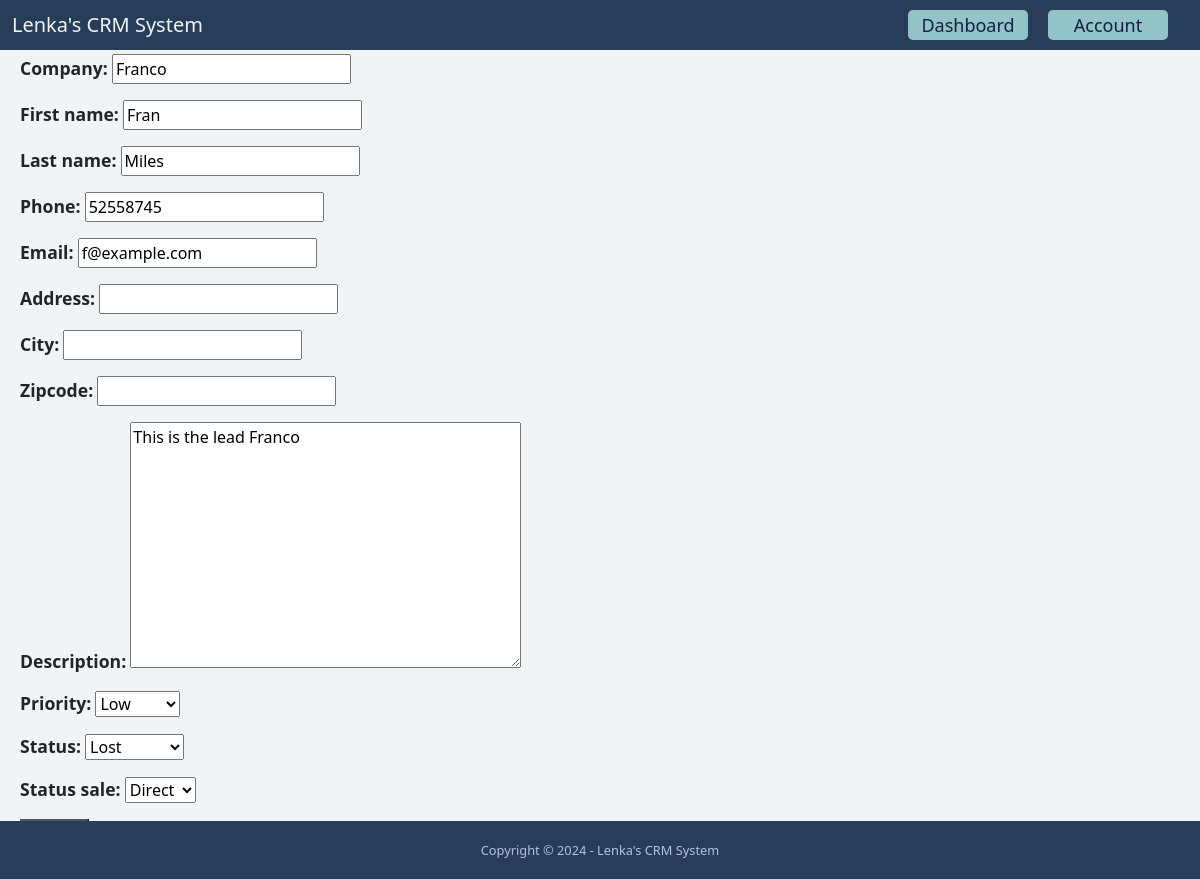
Page /dashboard/leads/12/edit/ (signed in) on the committed database.
### lead/models.py (models this page shows, shortened)
class Lead(models.Model):
    LOW = 'low'
    MEDIUM = 'medium'
    HIGH = 'high'
    CHOICES_PRIORITY = (
        (LOW, 'Low'),
        (MEDIUM, 'Medium'),
        (HIGH, 'High'),
    )
    NEW = 'new'
    CONTACTED = 'contacted'
    WON = 'won'
    LOST = 'lost'
    CHOICES_STATUS = (
        (NEW, 'New'),
        (CONTACTED, 'Contacted'),
        (WON, 'Won'),
        (LOST, 'Lost'),
    )
    resale = 'resale'
    direct = 'direct'
    STATUS = (
        (resale, 'Resale'),
        (direct, 'Direct'),
    )
    first_name = models.CharField(max_length=255)
    last_name = models.CharField(max_length=255)
    company = models.CharField(max_length=255, blank=True, null=True)
    status_sale = models.CharField(max_length=255, choices=STATUS, default='', blank=True, null=True)
    email = models.EmailField()
    phone = models.CharField(max_length=50)
    address = models.CharField(max_length=255, blank=True)
    city = models.CharField(max_length=255, blank=True)
    zipcode = models.CharField(max_length=255, blank=True)
    country = models.CharField(max_length=255, blank=True)
    description = models.TextField(blank=True)
    priority = models.CharField(max_length=255, choices=CHOICES_PRIORITY, default=MEDIUM)
    status = models.CharField(max_length=255, choices=CHOICES_STATUS, default=NEW)
    converted_to_client = models.BooleanField(default=False)
    created_at = models.DateTimeField(auto_now_add=True)
    created_by = models.ForeignKey(User, related_name='leads', on_delete=models.CASCADE)
    modified_at = models.DateTimeField(auto_now=True)
    class Meta:
        ordering = ['-created_at']

### lead/views.py (the view)
# urls.py: path('<int:pk>/edit/', LeadUpdateView.as_view(), name='edit'),
class LeadUpdateView(LoginRequiredMixin, UpdateView):
    model = Lead
    def get_context_data(self, **kwargs):
        context = super().get_context_data(**kwargs)
        context['title'] = 'Edit Lead'
        return context
    fields = ('company', 'first_name', 'last_name', 'phone','email', 'address', 'city', 'zipcode', 'description',
              'priority', 'status', 'status_sale')
    success_url = reverse_lazy('lead:list')
    def get_queryset(self):
        queryset = super(LeadUpdateView, self).get_queryset()
        return queryset.filter(created_by=self.request.user, pk=self.kwargs.get('pk'))

### lead/templates/lead/lead_form.html (shortened to what this page needs)
{% extends 'base.html' %}
{% load static %}
{% block content %}
    <form method="post" action=".">
        {{ form.as_p }}
        <button type="submit">Submit</button>
    </form>
{% endblock %}

### static/styles.css (style rules this page uses)
html, body { height: 100%; margin: 0; }
body { background-color: #f0f4f6; position: relative; padding-bottom: 58px; min-height: 100vh; }
label { font-weight: bold; font-size: 1.1rem; }

### rows in the picture
Lead: company "Franco", first_name "Fran", last_name "Miles", phone "52558745", email "f@example.com", description "This is the lead Franco", priority "Low", status "Lost", status_sale "Direct"
